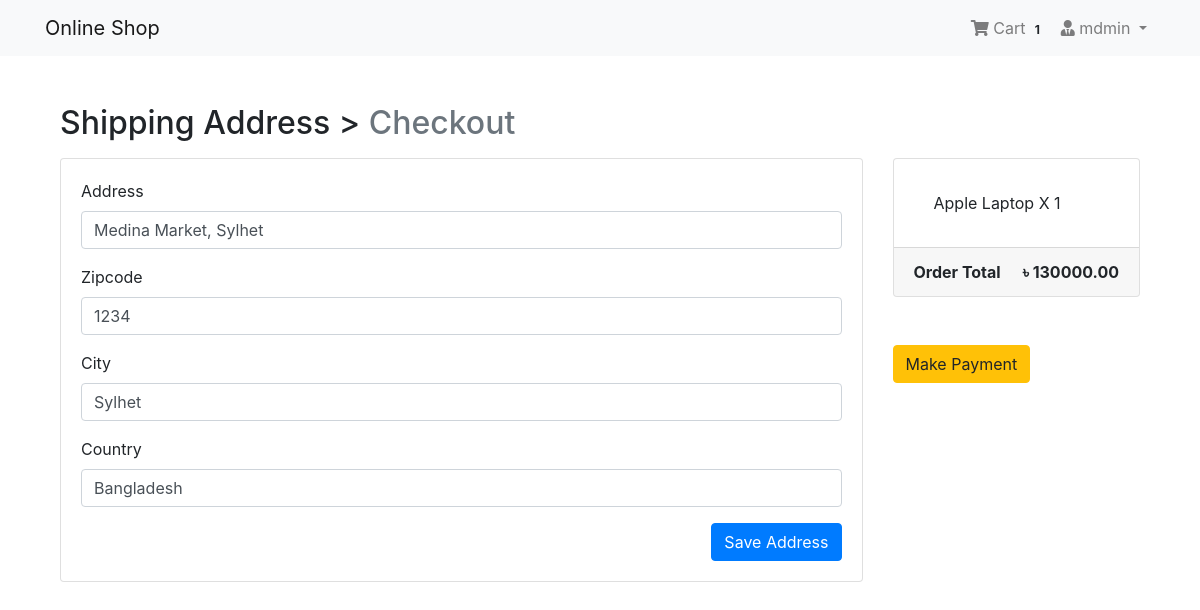
Before: /payment/checkout/ (signed in) with the older database file.
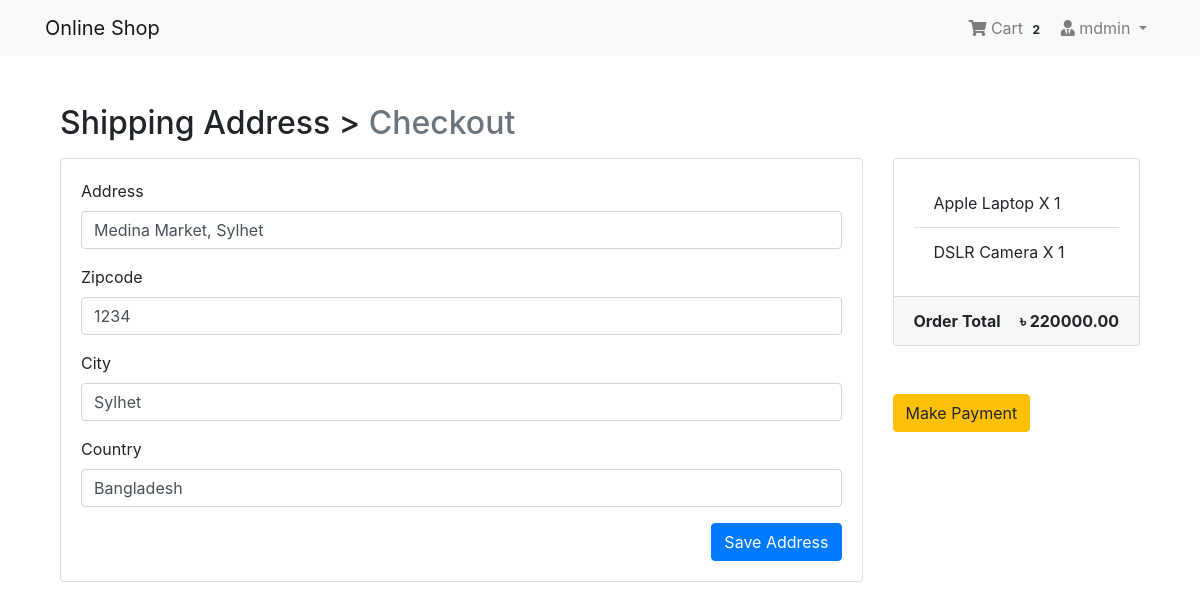
After: the same page with the newer database file.
### App_Login/models.py (models this page shows, shortened)
class User(AbstractBaseUser, PermissionsMixin):
    email = models.EmailField(unique=True, null=False)
    is_staff = models.BooleanField(
        ugettext_lazy('staff status'),
        default=False,
        help_text=ugettext_lazy(
            "Designate whather the user can log in this site")
    )
    is_active = models.BooleanField(
        ugettext_lazy('active'),
        default=True,
        help_text=ugettext_lazy(
            'Designate whether this user should be treated as active. Unselect this instead of deleting accounts')
    )
    USERNAME_FIELD = 'email'
    objects = MyUserManager()

class Profile(models.Model):
    user = models.OneToOneField(
        User, on_delete=models.CASCADE, related_name="profile")
    username = models.CharField(max_length=264, blank=True)
    full_name = models.CharField(max_length=264, blank=True)
    address_1 = models.CharField(max_length=300, blank=True)
    city = models.CharField(max_length=40, blank=True)
    zipcode = models.CharField(max_length=10, blank=True)
    zipcode = models.CharField(max_length=10, blank=True)
    phone = models.CharField(max_length=20, blank=True)
    date_joined = models.DateTimeField(auto_now_add=True)

### App_Order/models.py (models this page shows, shortened)
class Order(models.Model):
    orderitems = models.ManyToManyField(Cart)
    user = models.ForeignKey(settings.AUTH_USER_MODEL,
                             on_delete=models.CASCADE)
    ordered = models.BooleanField(default=False)
    created = models.DateTimeField(auto_now_add=True)
    paymentId = models.CharField(max_length=264, blank=True, null=True)
    orderId = models.CharField(max_length=200, blank=True, null=True)
    def get_totals(self):
        total = 0
        for order_item in self.orderitems.all():
            total += float(order_item.get_total())
        return total

class Cart(models.Model):
    user = models.ForeignKey(settings.AUTH_USER_MODEL,
                             on_delete=models.CASCADE, related_name="cart")
    item = models.ForeignKey(Product, on_delete=models.CASCADE)
    quantity = models.IntegerField(default=1)
    purchased = models.BooleanField(default=False)
    created = models.DateTimeField(auto_now_add=True)
    updated = models.DateTimeField(auto_now=True)
    def get_total(self):
        total = self.item.price*self.quantity
        float_total = format(total, '0.2f')
        return float_total

### App_Shop/models.py (models this page shows, shortened)
class Product(models.Model):
    mainimage = models.ImageField(upload_to="Products")
    name = models.CharField(max_length=264)
    category = models.ForeignKey(
        Category, on_delete=models.CASCADE, related_name="category")
    preview_text = models.TextField(
        max_length=200, verbose_name="Preview Text")
    detail_text = models.TextField(max_length=1000, verbose_name="Description")
    price = models.FloatField()
    old_price = models.FloatField(default=0.00)
    created = models.DateTimeField(auto_now_add=True)
    class Meta:
        ordering = ['-created', ]

### App_Payment/views.py (the view)
# urls.py: path('checkout/', views.checkout, name="checkout"),
@login_required
def checkout(request):
    saved_address = BillingAddress.objects.get_or_create(user=request.user)[0]
    form = BillingForm(instance=saved_address)
    if request.method == "POST":
        form = BillingForm(request.POST, instance=saved_address)
        if form.is_valid():
            form.save()
            form = BillingForm(instance=saved_address)
            messages.success(request, f"Shipping Address Saved!")
    order_qs = Order.objects.filter(user=request.user, ordered=False)
    order_items = order_qs[0].orderitems.all()
    order_total = order_qs[0].get_totals()
    return render(request, 'App_Payment/checkout.html', context={'form': form, 'order_items': order_items, "order_total": order_total, "saved_address": saved_address})

### App_Payment/forms.py
class BillingForm(forms.ModelForm):
    class Meta:
        model=BillingAddress
        fields=['address','zipcode','city','country']

### App_Order/templatetags/cart_tag.py (called while the page is built)
@register.filter
def cart_total(user):
    order = Order.objects.filter(user=user, ordered=False)
    if order.exists():
        return order[0].orderitems.count()
    else:
        return 0

### App_Payment/models.py (called while the page is built)
    def is_fully_filled(self):
        field_names = [f.name for f in self._meta.get_fields()]
        for field_name in field_names:
            value = getattr(self, field_name)
            if value is None or value == "":
                return False
        return True

### templates/App_Payment/checkout.html (shortened to what this page needs)
{% extends 'base.html' %}
{% load crispy_forms_tags %}
{% block body_block %}
<div class="container mt-5">
    <h2 class="mb-3">
        Shipping Address > <span class="text-muted">Checkout</span>
    </h2>
    <div class="row">
        <div class="col-md-9">
            <div class="card mb-5" style="height: auto">
                <div class="card-body">
                    <form action="" method="post">
                        {{ form|crispy }}
                        <button type="submit" class="btn btn-primary float-right">Save Address</button>
                    </form>
                </div>
            </div>
        </div>
        <div class="col-md-3">
            <div class="card" style="height: auto">
                <div class="card-body">
                    <ul class="list-group list-group-flush">
                        {% for order_item in order_items %}
                            <li class="list-group-item">{{ order_item.item.name }} X {{ order_item.quantity }}</li>
                        {% endfor %}
                    </ul>
                </div>
                <div class="card-footer">
                    <span class="float-left"><b>Order Total</b></span>
                    <span class="float-right"><b>&#2547; {{ order_total|floatformat:2 }}</b></span>
                </div>
            </div>
            <br>
            <br>
            {% if saved_address.is_fully_filled %}
                <a href="{% url 'App_Payment:payment' %}" class="btn btn-warning btn-md">Make Payment</a>
            {% else %}
                <div class="alert alert-info">
                    <p>Please fillup all the information to make payment</p>
                </div>
            {% endif %}
        </div>
    </div>
</div>
{% endblock body_block %}

### templates/navbar.html (shortened to what this page needs)
{% load cart_tag %}
<nav class="navbar navbar-expand-lg navbar-light bg-light">
  <div class="container">
    <a href="{% url 'App_Shop:home' %}" class="navbar-brand">Online Shop</a>
    <div class="collapse navbar-collapse" id="nabarNav">
        <ul class="navbar-nav ml-auto">
        {% if request.user.is_authenticated %}
            <li class="nav-item">
                <a href="{% url 'App_Order:cart' %}" class="nav-link">
                    <i class="fa fa-shopping-cart"></i> Cart
                    <span class="badge badge-light">{{ request.user|cart_total }}</span>
                </a>
            </li>
            <li class="nav-item dropdown">
                <a class="nav-link dropdown-toggle" href="#" id="navbarDropdown" role="button" data-toggle="dropdown" aria-haspopup="true" aria-expanded="false">
                    <i class="fas fa-user-tie"></i> {{request.user.profile.username}}
                </a>
            </li>
            {% else %}
            <li class="nav-item">
                <a href="{% url 'App_Login:login' %}" class="btn btn-primary">Login</a>
            </li>
            {% endif %}
        </ul>
    </div>
  </div>
</nav>

Changed rows visible on the page:
computed for User "mdmin": user|cart_total "1" → "2"
added Cart: item.name "DSLR Camera", quantity "1"
Other visible differences:
{{ order_total|floatformat:2 }}: "130000.00" → "220000.00"
